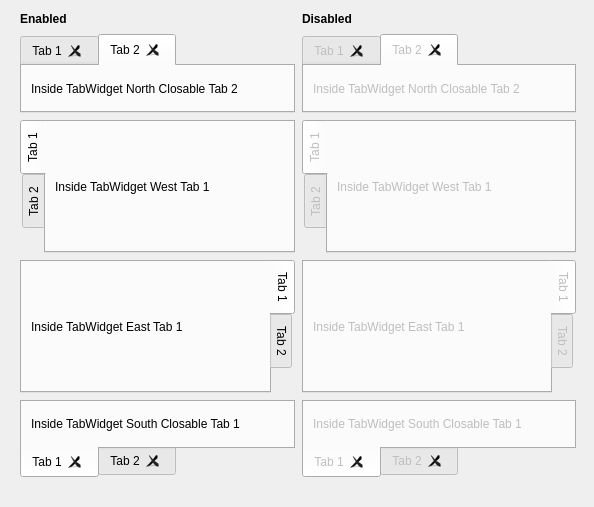
<?xml version="1.0" encoding="UTF-8"?>
<ui version="4.0">
 <class>Form</class>
 <widget class="QWidget" name="Form">
  <property name="geometry">
   <rect>
    <x>0</x>
    <y>0</y>
    <width>594</width>
    <height>507</height>
   </rect>
  </property>
  <property name="windowTitle">
   <string>Form</string>
  </property>
  <widget class="QTabWidget" name="tabWidgetEast_2">
   <property name="enabled">
    <bool>false</bool>
   </property>
   <property name="geometry">
    <rect>
     <x>302</x>
     <y>260</y>
     <width>274</width>
     <height>133</height>
    </rect>
   </property>
   <property name="tabPosition">
    <enum>QTabWidget::East</enum>
   </property>
   <property name="currentIndex">
    <number>0</number>
   </property>
   <widget class="QWidget" name="tab_13">
    <attribute name="title">
     <string>Tab 1</string>
    </attribute>
    <layout class="QGridLayout" name="gridLayout_22">
     <item row="0" column="0">
      <widget class="QLabel" name="label_51">
       <property name="text">
        <string>Inside TabWidget East Tab 1</string>
       </property>
      </widget>
     </item>
    </layout>
   </widget>
   <widget class="QWidget" name="tab_14">
    <attribute name="title">
     <string>Tab 2</string>
    </attribute>
    <layout class="QGridLayout" name="gridLayout_30">
     <item row="0" column="0">
      <widget class="QLabel" name="label_73">
       <property name="text">
        <string>Inside TabWidget East Tab 2</string>
       </property>
      </widget>
     </item>
    </layout>
   </widget>
  </widget>
  <widget class="QLabel" name="label_6">
   <property name="geometry">
    <rect>
     <x>302</x>
     <y>11</y>
     <width>274</width>
     <height>16</height>
    </rect>
   </property>
   <property name="font">
    <font>
     <weight>75</weight>
     <bold>true</bold>
    </font>
   </property>
   <property name="text">
    <string>Disabled</string>
   </property>
  </widget>
  <widget class="QTabWidget" name="tabWidgetSouth">
   <property name="geometry">
    <rect>
     <x>20</x>
     <y>400</y>
     <width>275</width>
     <height>78</height>
    </rect>
   </property>
   <property name="tabPosition">
    <enum>QTabWidget::South</enum>
   </property>
   <property name="currentIndex">
    <number>0</number>
   </property>
   <property name="tabsClosable">
    <bool>true</bool>
   </property>
   <widget class="QWidget" name="tab">
    <attribute name="title">
     <string>Tab 1</string>
    </attribute>
    <layout class="QGridLayout" name="gridLayout">
     <item row="0" column="0">
      <widget class="QLabel" name="label_34">
       <property name="text">
        <string>Inside TabWidget South Closable Tab 1</string>
       </property>
      </widget>
     </item>
    </layout>
   </widget>
   <widget class="QWidget" name="tab_2">
    <attribute name="title">
     <string>Tab 2</string>
    </attribute>
    <layout class="QGridLayout" name="gridLayout_18">
     <item row="0" column="0">
      <widget class="QLabel" name="label_62">
       <property name="text">
        <string>Inside TabWidget South Closable Tab 2</string>
       </property>
      </widget>
     </item>
    </layout>
   </widget>
  </widget>
  <widget class="QTabWidget" name="tabWidgetSouth_2">
   <property name="enabled">
    <bool>false</bool>
   </property>
   <property name="geometry">
    <rect>
     <x>302</x>
     <y>400</y>
     <width>274</width>
     <height>78</height>
    </rect>
   </property>
   <property name="tabPosition">
    <enum>QTabWidget::South</enum>
   </property>
   <property name="currentIndex">
    <number>0</number>
   </property>
   <property name="tabsClosable">
    <bool>true</bool>
   </property>
   <widget class="QWidget" name="tab_15">
    <attribute name="title">
     <string>Tab 1</string>
    </attribute>
    <layout class="QGridLayout" name="gridLayout_31">
     <item row="0" column="0">
      <widget class="QLabel" name="label_35">
       <property name="text">
        <string>Inside TabWidget South Closable Tab 1</string>
       </property>
      </widget>
     </item>
    </layout>
   </widget>
   <widget class="QWidget" name="tab_16">
    <attribute name="title">
     <string>Tab 2</string>
    </attribute>
    <layout class="QGridLayout" name="gridLayout_32">
     <item row="0" column="0">
      <widget class="QLabel" name="label_74">
       <property name="text">
        <string>Inside TabWidget South Closable Tab 2</string>
       </property>
      </widget>
     </item>
    </layout>
   </widget>
  </widget>
  <widget class="QTabWidget" name="tabWidgetWest_2">
   <property name="enabled">
    <bool>false</bool>
   </property>
   <property name="geometry">
    <rect>
     <x>302</x>
     <y>120</y>
     <width>274</width>
     <height>133</height>
    </rect>
   </property>
   <property name="tabPosition">
    <enum>QTabWidget::West</enum>
   </property>
   <property name="currentIndex">
    <number>0</number>
   </property>
   <widget class="QWidget" name="tab_11">
    <attribute name="title">
     <string>Tab 1</string>
    </attribute>
    <layout class="QGridLayout" name="gridLayout_20">
     <item row="0" column="0">
      <widget class="QLabel" name="label_50">
       <property name="text">
        <string>Inside TabWidget West Tab 1</string>
       </property>
      </widget>
     </item>
    </layout>
   </widget>
   <widget class="QWidget" name="tab_12">
    <attribute name="title">
     <string>Tab 2</string>
    </attribute>
    <layout class="QGridLayout" name="gridLayout_21">
     <item row="0" column="0">
      <widget class="QLabel" name="label_72">
       <property name="text">
        <string>Inside TabWidget West Tab 2</string>
       </property>
      </widget>
     </item>
    </layout>
   </widget>
  </widget>
  <widget class="QTabWidget" name="tabWidgetNorth_2">
   <property name="enabled">
    <bool>false</bool>
   </property>
   <property name="geometry">
    <rect>
     <x>302</x>
     <y>34</y>
     <width>274</width>
     <height>79</height>
    </rect>
   </property>
   <property name="currentIndex">
    <number>1</number>
   </property>
   <property name="documentMode">
    <bool>false</bool>
   </property>
   <property name="tabsClosable">
    <bool>true</bool>
   </property>
   <widget class="QWidget" name="tab_9">
    <attribute name="title">
     <string>Tab 1</string>
    </attribute>
    <layout class="QGridLayout" name="gridLayout_10">
     <item row="0" column="0">
      <widget class="QLabel" name="label_53">
       <property name="text">
        <string>Inside TabWidget North Closable Tab 1</string>
       </property>
      </widget>
     </item>
    </layout>
   </widget>
   <widget class="QWidget" name="tab_10">
    <attribute name="title">
     <string>Tab 2</string>
    </attribute>
    <layout class="QGridLayout" name="gridLayout_19">
     <item row="0" column="0">
      <widget class="QLabel" name="label_49">
       <property name="text">
        <string>Inside TabWidget North Closable Tab 2</string>
       </property>
      </widget>
     </item>
    </layout>
   </widget>
  </widget>
  <widget class="QTabWidget" name="tabWidgetEast">
   <property name="geometry">
    <rect>
     <x>20</x>
     <y>260</y>
     <width>275</width>
     <height>133</height>
    </rect>
   </property>
   <property name="tabPosition">
    <enum>QTabWidget::East</enum>
   </property>
   <property name="currentIndex">
    <number>0</number>
   </property>
   <widget class="QWidget" name="tab_3">
    <attribute name="title">
     <string>Tab 1</string>
    </attribute>
    <layout class="QGridLayout" name="gridLayout_2">
     <item row="0" column="0">
      <widget class="QLabel" name="label_38">
       <property name="text">
        <string>Inside TabWidget East Tab 1</string>
       </property>
      </widget>
     </item>
    </layout>
   </widget>
   <widget class="QWidget" name="tab_4">
    <attribute name="title">
     <string>Tab 2</string>
    </attribute>
    <layout class="QGridLayout" name="gridLayout_11">
     <item row="0" column="0">
      <widget class="QLabel" name="label_55">
       <property name="text">
        <string>Inside TabWidget East Tab 2</string>
       </property>
      </widget>
     </item>
    </layout>
   </widget>
  </widget>
  <widget class="QTabWidget" name="tabWidgetNorth">
   <property name="geometry">
    <rect>
     <x>20</x>
     <y>34</y>
     <width>275</width>
     <height>79</height>
    </rect>
   </property>
   <property name="currentIndex">
    <number>1</number>
   </property>
   <property name="documentMode">
    <bool>false</bool>
   </property>
   <property name="tabsClosable">
    <bool>true</bool>
   </property>
   <widget class="QWidget" name="tab_7">
    <attribute name="title">
     <string>Tab 1</string>
    </attribute>
    <layout class="QGridLayout" name="gridLayout_8">
     <item row="0" column="0">
      <widget class="QLabel" name="label_52">
       <property name="text">
        <string>Inside TabWidget North Closable Tab 1</string>
       </property>
      </widget>
     </item>
    </layout>
   </widget>
   <widget class="QWidget" name="tab_8">
    <attribute name="title">
     <string>Tab 2</string>
    </attribute>
    <layout class="QGridLayout" name="gridLayout_4">
     <item row="0" column="0">
      <widget class="QLabel" name="label_48">
       <property name="text">
        <string>Inside TabWidget North Closable Tab 2</string>
       </property>
      </widget>
     </item>
    </layout>
   </widget>
  </widget>
  <widget class="QLabel" name="label_5">
   <property name="geometry">
    <rect>
     <x>20</x>
     <y>11</y>
     <width>275</width>
     <height>16</height>
    </rect>
   </property>
   <property name="font">
    <font>
     <weight>75</weight>
     <bold>true</bold>
    </font>
   </property>
   <property name="text">
    <string>Enabled</string>
   </property>
  </widget>
  <widget class="QTabWidget" name="tabWidgetWest">
   <property name="geometry">
    <rect>
     <x>20</x>
     <y>120</y>
     <width>275</width>
     <height>133</height>
    </rect>
   </property>
   <property name="tabPosition">
    <enum>QTabWidget::West</enum>
   </property>
   <property name="currentIndex">
    <number>0</number>
   </property>
   <widget class="QWidget" name="tab_5">
    <attribute name="title">
     <string>Tab 1</string>
    </attribute>
    <layout class="QGridLayout" name="gridLayout_3">
     <item row="0" column="0">
      <widget class="QLabel" name="label_39">
       <property name="text">
        <string>Inside TabWidget West Tab 1</string>
       </property>
      </widget>
     </item>
    </layout>
   </widget>
   <widget class="QWidget" name="tab_6">
    <attribute name="title">
     <string>Tab 2</string>
    </attribute>
    <layout class="QGridLayout" name="gridLayout_9">
     <item row="0" column="0">
      <widget class="QLabel" name="label_54">
       <property name="text">
        <string>Inside TabWidget West Tab 2</string>
       </property>
      </widget>
     </item>
    </layout>
   </widget>
  </widget>
 </widget>
 <resources/>
 <connections/>
</ui>
